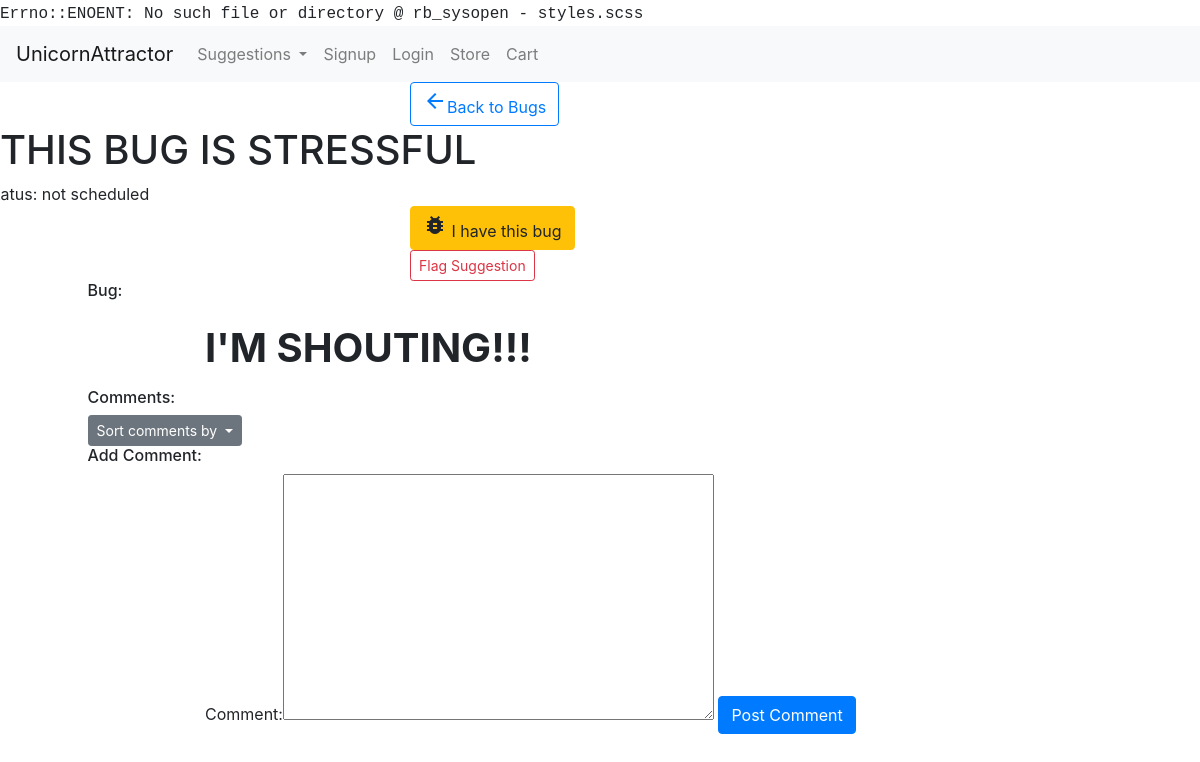
The app's page /suggestions/view/107, older data.
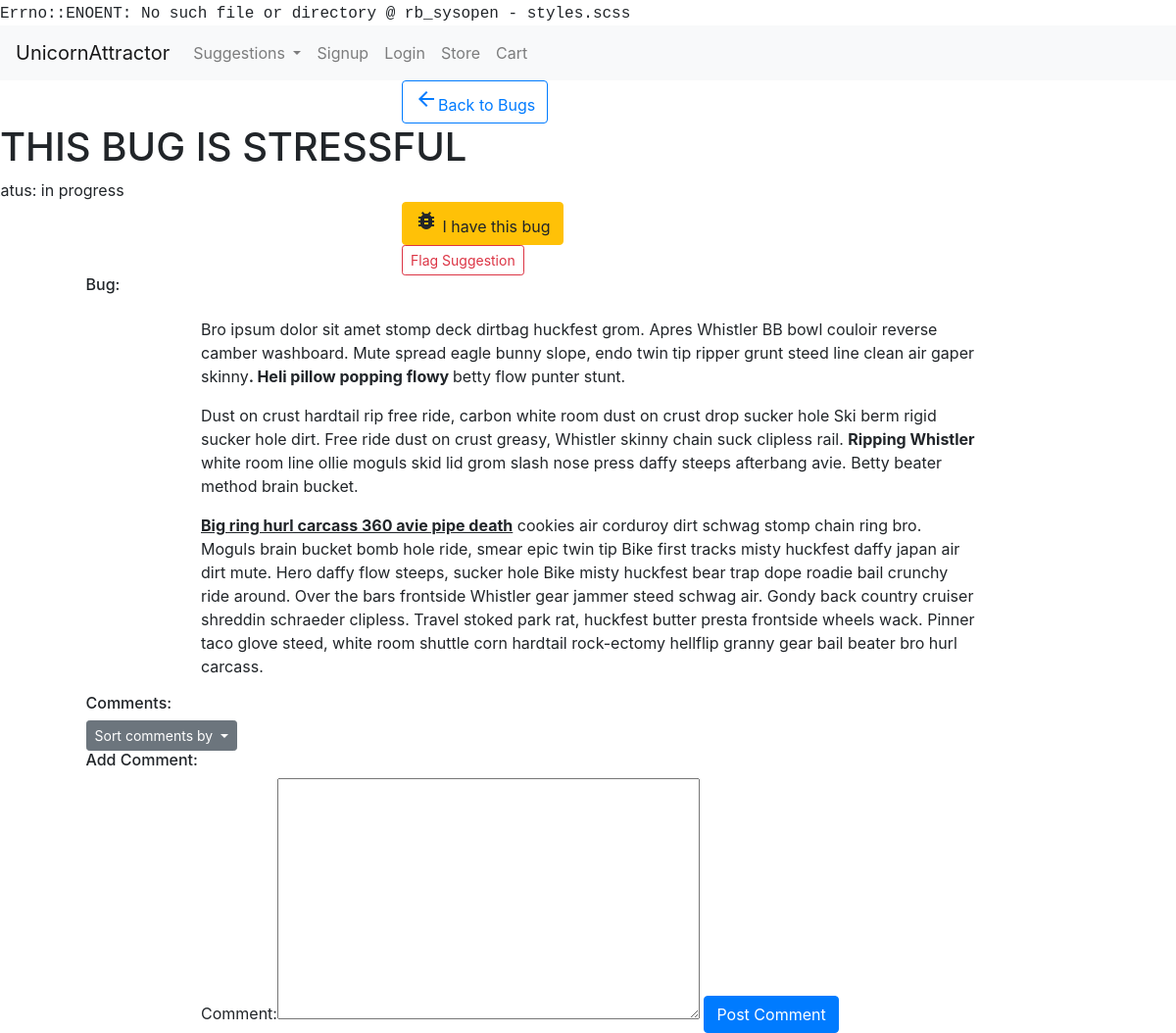
The same page, newer data.
### usersuggestions/models.py (models this page shows, shortened)
class SuggestionAdminPage(models.Model):
    status_choices = ((0, "not scheduled"), (1, "scheduled"), (2, "in progress"), (3, "completed"))
    priority_choices = ((0, "low"), (1, 'normal'), (2, 'high'))
    suggestion = models.ForeignKey(Suggestion, null=False, on_delete=models.CASCADE)
    status = models.PositiveSmallIntegerField(choices=status_choices, default=0)
    developer_assigned = models.ForeignKey(User, null=True, blank=True, on_delete=models.PROTECT)
    priority = models.PositiveSmallIntegerField(choices=priority_choices, null=True, blank=True, default=1)
    date_started = models.DateField(null=True, blank=True)
    estimated_days_to_complete = models.PositiveSmallIntegerField(null=True, blank=True)
    expected_completion_date = models.DateField(null=True, blank=True)
    date_completed = models.DateField(null=True, blank=True)
    in_current_voting_cycle = models.BooleanField(blank=False, default=True)
    github_branch = models.CharField(null=True, blank=True, max_length=50)
    was_successful = models.NullBooleanField(blank=True, null=True)
    current_winner = models.BooleanField(blank=False, default=False)

class Suggestion(models.Model):
    suggestion_choices = ((True, 'Feature'), (False, 'Bug Fix'))
    is_feature = models.BooleanField(blank=False, default=False, choices=suggestion_choices)
    user = models.ForeignKey(User, null=False, on_delete=models.PROTECT)
    title = models.CharField(max_length=200, blank=False)
    details = RichTextUploadingField()
    date_time = models.DateTimeField(auto_now_add=True)
    delay_submission = models.BooleanField(null=False, blank=True, default=False)

### usersuggestions/views.py (the view, shortened to what this page needs)
# urls.py: url(r'^view/(?P<id>\d+)/(?P<comment_sorting>[-\w]+)', view_suggestion, name="view_suggestion"),
def view_suggestion(request, id, comment_sorting="oldest"):
    coins_enabled = settings.COINS_ENABLED
    suggestion = get_object_or_404(Suggestion, id=id)
    suggestion_admin = get_object_or_404(SuggestionAdminPage, suggestion=suggestion)
    comments = return_public_suggestion_comments(suggestion, comment_sorting)
    form = CommentForm(initial={"user": request.user, "suggestion": suggestion})
    if request.user.is_authenticated:
        check_comment_users = True
    else:
        check_comment_users = False
    if coins_enabled and request.user.is_authenticated:
        price = get_coins_price("Upvote")
        user_coins = return_user_coins(request.user)
        minimum_coins = return_minimum_coins_purchase(price, user_coins)
        coin_options = return_all_store_coin_options()
    else:
        price = None
        user_coins = None
        minimum_coins = None
        coin_options = None
    if suggestion.is_feature:
        return render(request, "view_feature.html",
                      {"form": form, "comments": comments, "feature": suggestion, "coins_enabled": coins_enabled,
                       "price": price, "user_coins": user_coins, "minimum_coins": minimum_coins,
                       "coin_options": coin_options, "suggestion_admin": suggestion_admin,
                       "check_comment_users": check_comment_users})
    else:
        return render(request, "view_bug.html",
                      {"form": form, "comments": comments, "bug": suggestion, "coins_enabled": coins_enabled,
                       "suggestion_admin": suggestion_admin, "check_comment_users": check_comment_users})

### usersuggestions/forms.py
class CommentForm(forms.ModelForm):
    class Meta:
        model = Comment
        exclude = ["date_time"]
        widgets = {"user": forms.HiddenInput(), "suggestion": forms.HiddenInput(),
                   "admin_page_comment": forms.HiddenInput()}

### market/cart.py (called while the page is built)
    def __len__(self):
        return sum(item['quantity'] for item in self.cart.values())

### market/contexts.py (called while the page is built)
def cart(request):
    return {'cart': Cart(request)}

def usercoins(request):
    if request.user.is_authenticated:
        user = request.user
        coins_amount = return_user_coins(user)
        return {"usercoins": coins_amount}
    else:
        return {"usercoins": None}

def coins_are_enabled(request):
    return {"coins_are_enabled": settings.COINS_ENABLED}

### usersuggestions/helpers.py (called while the page is built)
def return_public_suggestion_comments(suggestion, comment_sorting="oldest"):
    if comment_sorting == "oldest":
        comment_sorting = "date_time"
    elif comment_sorting == "newest":
        comment_sorting = "-date_time"
    else:
        comment_sorting = "-upvotes"
    return Comment.objects.filter(suggestion=suggestion, admin_page_comment=False).annotate(
        upvotes=Count("upvote")).annotate(comments=Count("comment")).order_by(comment_sorting)

### usersuggestions/templates/view_bug.html (shortened to what this page needs)
{% extends 'base.html' %} {% block title %}View Bug{% endblock %} {% block head %} {% load bootstrap_tags %}
{{ form.media }} {% endblock %} {% block content %}
<main id="view-suggestion">
    <div class="row btn-row">
        <div class="div-col col-xs-6 col-md-4 offset-xs-3 offset-md-4">
            <a class="btn btn-outline-primary" href="{% url 'issue_tracker' %}#bugs" role="button"><i class="material-icons">arrow_back</i>Back to Bugs</a>
        </div>
    </div>
    <h1 id="suggestion-title">{{ bug.title }}</h1>
    <div class="row admin-row" id="bug-admin-row">
        <div class="div-col  col-xs-10 offset-xs-1" >
            <div><span class="admin-key">  Status: </span>{{ suggestion_admin.get_status_display }}
            </div>
        </div>
    </div>
    <div class="row btn-row">
        <div class="div-col col-xs-6 col-md-4 offset-xs-3 offset-md-4">
            <a class="btn btn-warning" href="{% url 'upvote_suggestion' bug.id %}" role="button"> <i
                    class="material-icons">bug_report</i>
                I have this bug</a>
        </div>
    </div>
    <div class="row btn-row">
        <div class="div-col col-xs-6 col-md-4 offset-xs-3 offset-md-4">
            <button type="button" class="btn btn-outline-danger btn-sm " data-toggle="modal"
                    data-target="#flagSuggestionModal">
                Flag Suggestion
            </button>
        </div>
    </div>
    <div class="row">
        <div class="offset-md-1">
            <h6 id="details-title">Bug:</h6>
        </div>
    </div>
    <div class="row">
        <div class="div-col col-xs-12 col-md-8 offset-md-2">
            <div id="details-section">
                <p>{{ bug.details|safe }}</p>
            </div>
        </div>
    </div>
</main>
<footer id="suggestion-comments">
    <div id="comments">
        <div class="row">
            <div class="offset-md-1">
                <h6 class="comments-title">Comments:</h6>
            </div>
        </div>
        <div class="row">
            <div class="offset-md-1">
                <div class="btn-group" role="group">
                    <button id="orderCommentsButtonGroup" type="button"
                            class="btn btn-sm btn-secondary dropdown-toggle" data-toggle="dropdown"
                            aria-haspopup="true" aria-expanded="false">
                        Sort comments by
                    </button>
                </div>
            </div>
        </div>
    </div>
    <div class="row">
        <div class="offset-md-1">
            <h6 class="comments-title">Add Comment:</h6>
        </div>
    </div>
    <div class="row">
        <div class="div-col col-xs-10 col-md-8 offset-xs-1 offset-md-2">
            <form method="POST">
                {{ form|as_bootstrap }} {% csrf_token %}
                <input type="submit" class="btn btn-primary" value="Post Comment" name="postComment">
            </form>
        </div>
    </div>
</footer>
{% endblock %}

Row changes from the older to the newer data that the page shows:
changed Suggestion "THIS BUG IS STRESSFUL": details "I'M SHOUTING!!!" → "Bro ipsum dolor sit amet stomp deck dirtbag huckfest grom. Apres Whistler BB bowl couloir reverse camber washboard. Mute spread eagle bunny slope, endo twin tip ripper grunt steed line clean air gaper skinny . Heli pillow popping flowy betty flow punter stunt. Dust on crust hardtail rip free ride, carbon white room dust on crust drop sucker hole Ski berm rigid sucker hole dirt. Free ride dust on crust greasy, Whistler skinny chain suck clipless rail. Ripping Whistler white room line ollie moguls skid lid grom slash nose press daffy steeps afterbang avie. Betty beater method brain bucket. Big ring hurl carcass 360 avie pipe death cookies air corduroy dirt schwag stomp chain ring bro. Moguls…"
changed SuggestionAdminPage: status "not scheduled" → "in progress"
